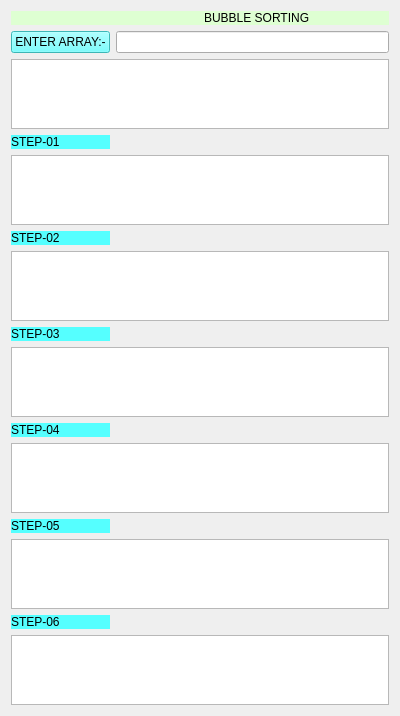
<?xml version="1.0" encoding="UTF-8"?>
<ui version="4.0">
 <class>Bubblesort</class>
 <widget class="QWidget" name="Bubblesort">
  <property name="geometry">
   <rect>
    <x>0</x>
    <y>0</y>
    <width>400</width>
    <height>300</height>
   </rect>
  </property>
  <property name="windowTitle">
   <string>Form</string>
  </property>
  <layout class="QGridLayout" name="gridLayout">
   <item row="0" column="0" colspan="2">
    <widget class="QLabel" name="label">
     <property name="styleSheet">
      <string notr="true">border-color: rgb(85, 170, 0);
background-color: rgb(222, 255, 210);</string>
     </property>
     <property name="text">
      <string>                                                          BUBBLE SORTING</string>
     </property>
    </widget>
   </item>
   <item row="1" column="0">
    <widget class="QPushButton" name="pushButton">
     <property name="styleSheet">
      <string notr="true">background-color: rgb(85, 255, 255);

font: 900 9pt &quot;Arial Black&quot;;</string>
     </property>
     <property name="text">
      <string>ENTER ARRAY:-</string>
     </property>
    </widget>
   </item>
   <item row="1" column="1">
    <widget class="QLineEdit" name="lineEdit"/>
   </item>
   <item row="2" column="0" colspan="2">
    <widget class="QListWidget" name="listWidget"/>
   </item>
   <item row="3" column="0">
    <widget class="QLabel" name="label_2">
     <property name="styleSheet">
      <string notr="true">background-color: rgb(85, 255, 255);

font: 900 9pt &quot;Arial Black&quot;;</string>
     </property>
     <property name="text">
      <string>STEP-01</string>
     </property>
    </widget>
   </item>
   <item row="4" column="0" colspan="2">
    <widget class="QListWidget" name="listWidget_2"/>
   </item>
   <item row="5" column="0">
    <widget class="QLabel" name="label_3">
     <property name="styleSheet">
      <string notr="true">background-color: rgb(85, 255, 255);

font: 900 9pt &quot;Arial Black&quot;;</string>
     </property>
     <property name="text">
      <string>STEP-02</string>
     </property>
    </widget>
   </item>
   <item row="6" column="0" colspan="2">
    <widget class="QListWidget" name="listWidget_3"/>
   </item>
   <item row="7" column="0">
    <widget class="QLabel" name="label_6">
     <property name="styleSheet">
      <string notr="true">background-color: rgb(85, 255, 255);

font: 900 9pt &quot;Arial Black&quot;;</string>
     </property>
     <property name="text">
      <string>STEP-03</string>
     </property>
    </widget>
   </item>
   <item row="8" column="0" colspan="2">
    <widget class="QListWidget" name="listWidget_4"/>
   </item>
   <item row="9" column="0">
    <widget class="QLabel" name="label_5">
     <property name="styleSheet">
      <string notr="true">background-color: rgb(85, 255, 255);

font: 900 9pt &quot;Arial Black&quot;;</string>
     </property>
     <property name="text">
      <string>STEP-04</string>
     </property>
    </widget>
   </item>
   <item row="10" column="0" colspan="2">
    <widget class="QListWidget" name="listWidget_5"/>
   </item>
   <item row="11" column="0">
    <widget class="QLabel" name="label_4">
     <property name="styleSheet">
      <string notr="true">background-color: rgb(85, 255, 255);

font: 900 9pt &quot;Arial Black&quot;;</string>
     </property>
     <property name="text">
      <string>STEP-05</string>
     </property>
    </widget>
   </item>
   <item row="12" column="0" colspan="2">
    <widget class="QListWidget" name="listWidget_6"/>
   </item>
   <item row="13" column="0">
    <widget class="QLabel" name="label_7">
     <property name="styleSheet">
      <string notr="true">background-color: rgb(85, 255, 255);

font: 900 9pt &quot;Arial Black&quot;;</string>
     </property>
     <property name="text">
      <string>STEP-06</string>
     </property>
    </widget>
   </item>
   <item row="14" column="0" colspan="2">
    <widget class="QListWidget" name="listWidget_7"/>
   </item>
  </layout>
 </widget>
 <resources/>
 <connections/>
</ui>
